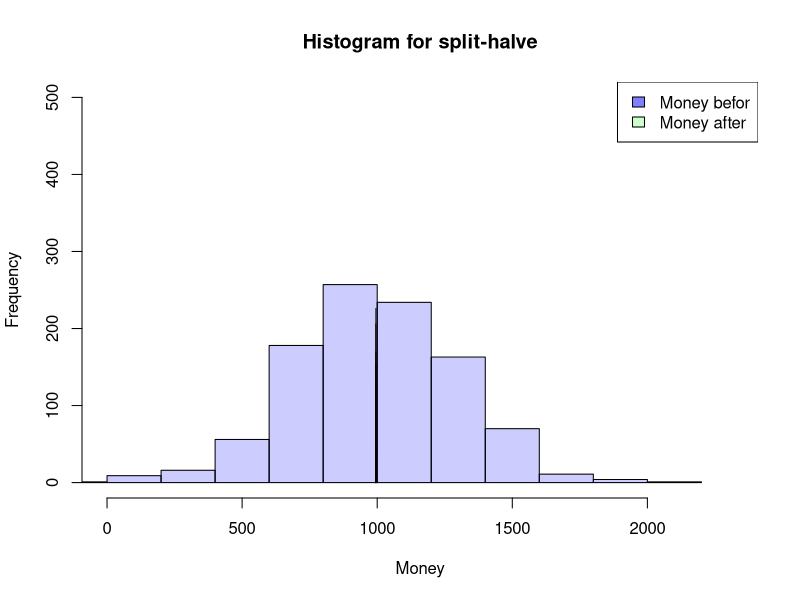
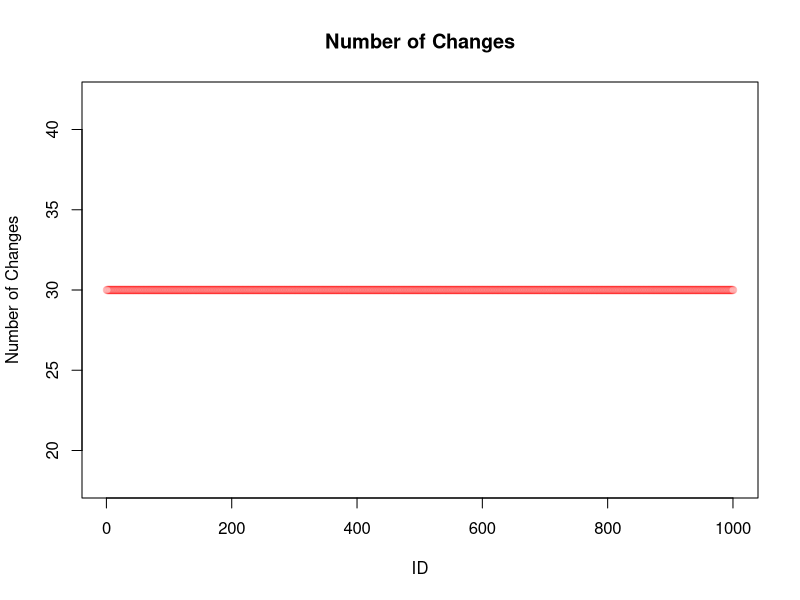
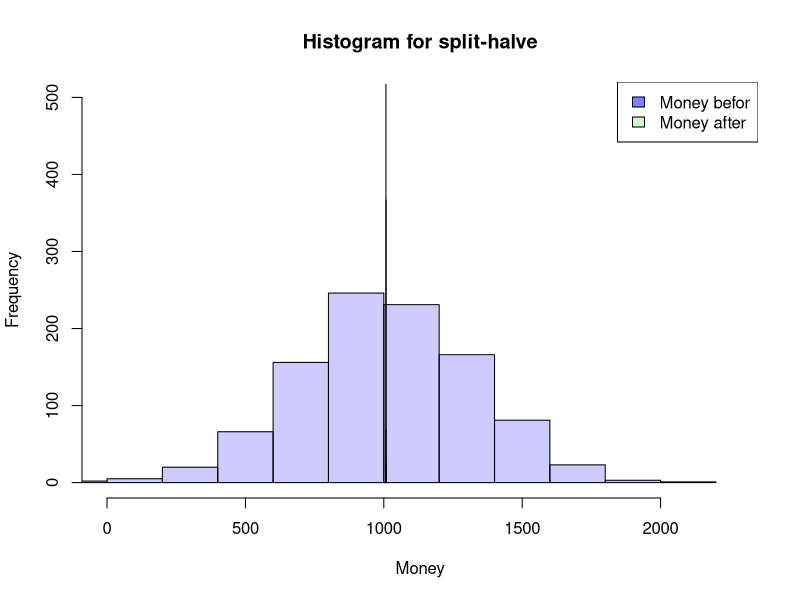
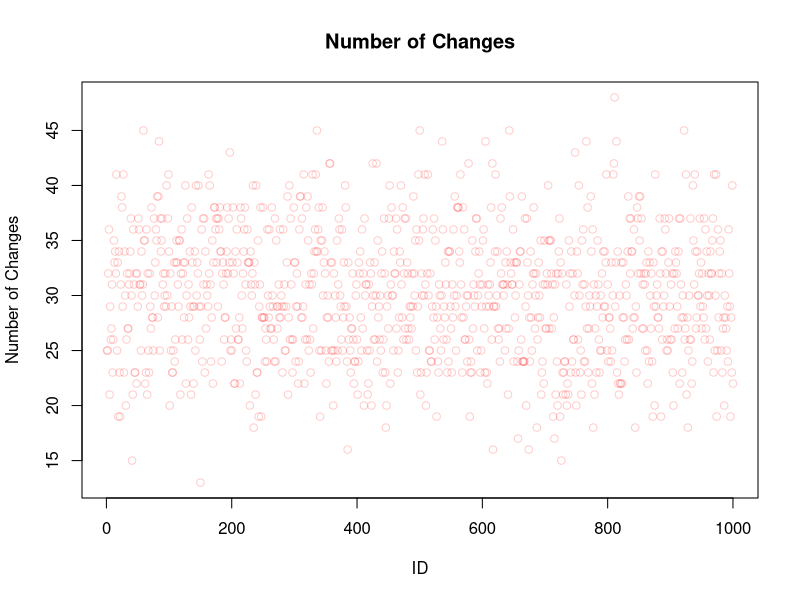
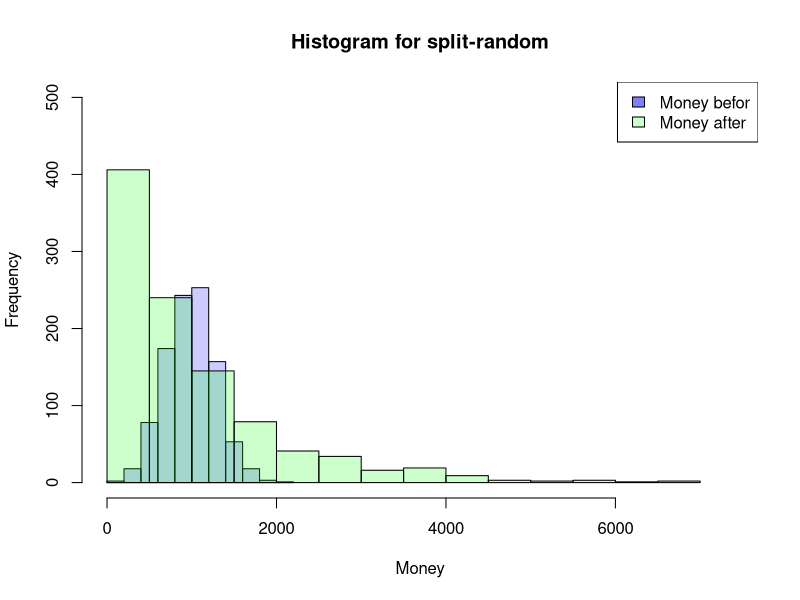
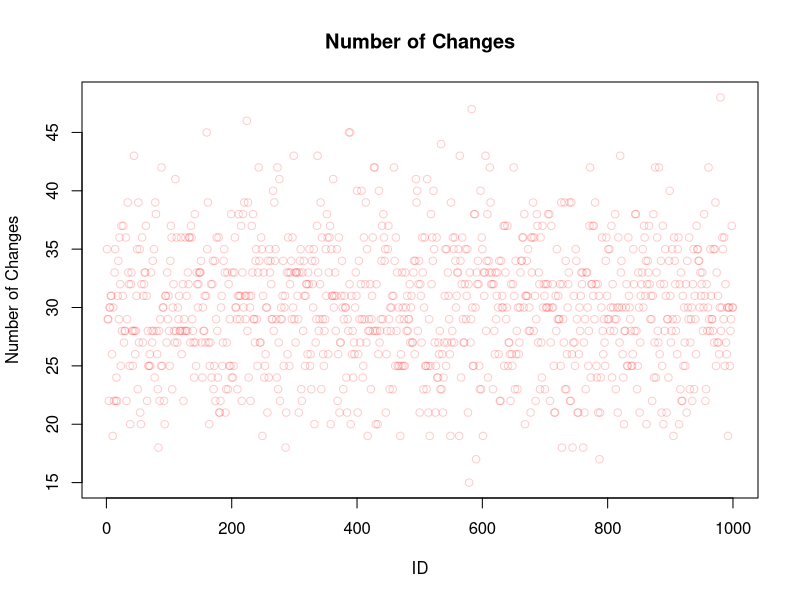
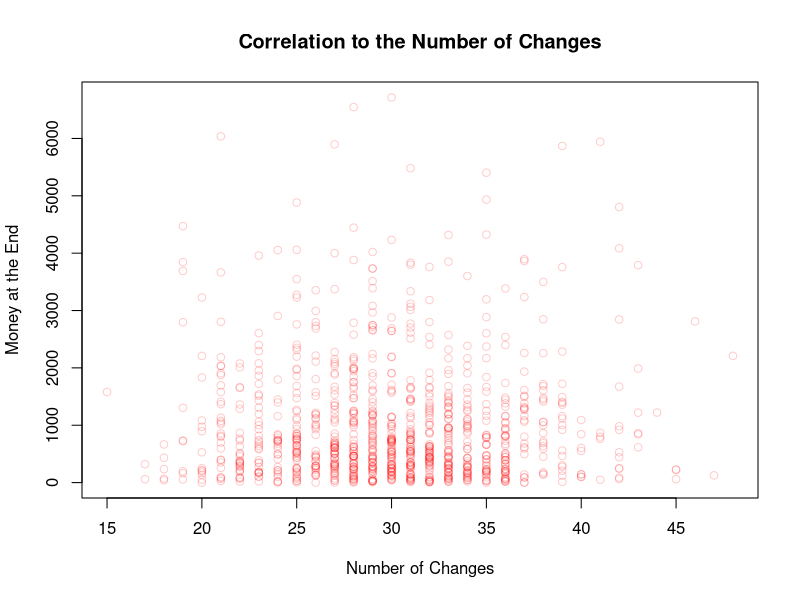
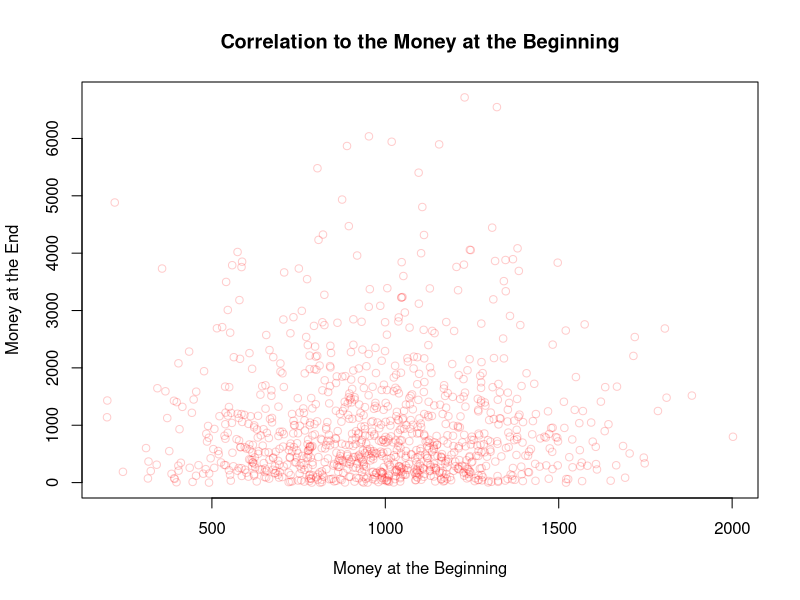

Reproduce these figures in R, in order.
## ---- chunk 1
SplitHalve <- function(nAgent,maxExchange,Money_mean=1000,Money_sd=300) {
  df <- data.frame(ID=seq(1,nAgent),
                   nE=0,
                   Ms=rnorm(nAgent, mean = Money_mean, sd = Money_sd),
                   MT=0,Me=0)
  df$Me <- df$Ms
  iE <- 1
  while (iE <= maxExchange) {
    df$MT <- df$Me
    rdf <- sample(df[df$nE < iE,"ID"], size=2)
    df[(df$ID == rdf[1] | df$ID == rdf[2]),"nE"] <-
      df[(df$ID == rdf[1] | df$ID == rdf[2]),"nE"]+1
    df[(df$ID == rdf[1] | df$ID == rdf[2]),"Me"] <-
      sum(df[(df$ID == rdf[1] | df$ID == rdf[2]),"MT"])/2
    if (NROW(df[df$nE < iE,"ID"]) < 2) {
      iE <- iE+1
      }
  }
  return(df)
}

## ---- chunk 2
df <- SplitHalve(1000,30)

summary(df)
hist(df$Ms, xlab="Money",main="Histogram for split-halve",
     col=rgb(0,0,1,0.2),
     xlim=c(0,max(c(df$Me,df$Ms)))*1.1,ylim=c(0,nrow(df)/2))
hist(df$Me, col=rgb(0,1,0,0.2),
     add=TRUE)
legend('topright', c('Money befor', 'Money after'),
       fill=c(rgb(0,0,1,0.5), rgb(0,1,0,0.2)))

plot(df$ID,df$nE,main="Number of Changes",
     xlab="ID",ylab="Number of Changes",
     col=rgb(1,0,0,0.2))

## ---- chunk 3
SplitHalve2 <- function(nAgent,maxExchange,Money_mean=1000,Money_sd=300) {
  df <- data.frame(ID=seq(1,nAgent),
                   nE=0,
                   Ms=rnorm(nAgent, mean = Money_mean, sd = Money_sd),
                   MT=0,Me=0)
  df$Me <- df$Ms
  iE <- 1
  while (iE <= maxExchange) {
    df$MT <- df$Me
    rdf <- sample(df$ID, size=2)
    df[(df$ID == rdf[1] | df$ID == rdf[2]),"nE"] <-
      df[(df$ID == rdf[1] | df$ID == rdf[2]),"nE"]+1
    df[(df$ID == rdf[1] | df$ID == rdf[2]),"Me"] <-
      sum(df[(df$ID == rdf[1] | df$ID == rdf[2]),"MT"])/2
    iE <- iE+1
  }
  return(df)
}
## ---- chunk 4
df <- SplitHalve2(1000,15000)

summary(df)
hist(df$Ms, xlab="Money",main="Histogram for split-halve",
     col=rgb(0,0,1,0.2),
     xlim=c(0,max(c(df$Me,df$Ms)))*1.1,ylim=c(0,nrow(df)/2))
hist(df$Me, col=rgb(0,1,0,0.2),
     add=TRUE)
legend('topright', c('Money befor', 'Money after'),
       fill=c(rgb(0,0,1,0.5), rgb(0,1,0,0.2)))

plot(df$ID,df$nE,main="Number of Changes",
     xlab="ID",ylab="Number of Changes",
     col=rgb(1,0,0,0.2))
## ---- chunk 5
SplitRandom <- function(nAgent,maxExchange,Money_mean=1000,Money_sd=300) {
  df <- data.frame(ID=seq(1,nAgent),
                   nE=0,
                   Ms=rnorm(nAgent, mean = Money_mean, sd = Money_sd),
                   MT=0,Me=0)
  df$Me <- df$Ms
  iE <- 1
  while (iE <= maxExchange) {
    df$MT <- df$Me
    rdf <- sample(df$ID, size=2)
    rds <- sample(0:100, size=1)/100
    df[(df$ID == rdf[1] | df$ID == rdf[2]),"nE"] <-
      df[(df$ID == rdf[1] | df$ID == rdf[2]),"nE"]+1
    df[(df$ID == rdf[1] | df$ID == rdf[2]),"Me"] <-
      sum(df[(df$ID == rdf[1] | df$ID == rdf[2]),"MT"])*c(rds,1-rds)
    iE <- iE+1
  }
  return(df)
}

## ---- chunk 6
df <- SplitRandom(1000,15000)

summary(df)
hist(df$Ms, xlab="Money",main="Histogram for split-random",
     col=rgb(0,0,1,0.2),
     xlim=c(0,max(c(df$Me,df$Ms)))*1.1,ylim=c(0,nrow(df)/2))
hist(df$Me, col=rgb(0,1,0,0.2),
     add=TRUE)
legend('topright', c('Money befor', 'Money after'),
       fill=c(rgb(0,0,1,0.5), rgb(0,1,0,0.2)))

plot(df$ID,df$nE,main="Number of Changes",
     xlab="ID",ylab="Number of Changes",
     col=rgb(1,0,0,0.2))
## ---- chunk 7
plot(df$nE,df$Me,main="Correlation to the Number of Changes",
     xlab="Number of Changes",ylab="Money at the End",
     col=rgb(1,0,0,0.2))

plot(df$Ms,df$Me,main="Correlation to the Money at the Beginning",
     xlab="Money at the Beginning",ylab="Money at the End",
     col=rgb(1,0,0,0.2))

plot(df$ID,df$Me,main="Correlation to the ID",
     xlab="ID",ylab="Money at the End",
     col=rgb(1,0,0,0.2))
## ---- chunk 8
SplitRandom2 <- function(nAgent,maxExchange,Money_mean=1000,Money_sd=300) {
  df <- data.frame(ID=seq(1,nAgent),
                   nE=0,
                   Ms=rnorm(nAgent, mean = Money_mean, sd = Money_sd),
                   MT=0,Me=0)
  df$Me <- df$Ms
  iE <- 1
  while (iE <= maxExchange) {
    df$MT <- df$Me
    rdf <- sample(df$ID, size=2)
    rds <- sample(30:70, size=1)/100
    df[(df$ID == rdf[1] | df$ID == rdf[2]),"nE"] <-
      df[(df$ID == rdf[1] | df$ID == rdf[2]),"nE"]+1
    df[(df$ID == rdf[1] | df$ID == rdf[2]),"Me"] <-
      sum(df[(df$ID == rdf[1] | df$ID == rdf[2]),"MT"])*c(rds,1-rds)
    iE <- iE+1
  }
  return(df)
}
## ---- chunk 9
df <- SplitRandom2(1000,15000)

summary(df)
hist(df$Ms, xlab="Money",main="Histogram for split-random (30%-70%)",
     col=rgb(0,0,1,0.2),
     xlim=c(0,max(c(df$Me,df$Ms)))*1.1,ylim=c(0,nrow(df)/2))
hist(df$Me, col=rgb(0,1,0,0.2),
     add=TRUE)
legend('topright', c('Money befor', 'Money after'),
       fill=c(rgb(0,0,1,0.5), rgb(0,1,0,0.2)))
## ---- chunk 10
SplitRandomR <- function(nAgent,maxExchange,Money_mean=1000,Money_sd=300) {
  df <- data.frame(ID=seq(1,nAgent),
                   nE=0,
                   Ms=rnorm(nAgent, mean = Money_mean, sd = Money_sd),
                   MT=0,Me=0)
  df$Me <- df$Ms
  iE <- 1
  while (iE <= maxExchange) {
    df$MT <- df$Me
    rdf <- sample(df[df$nE < iE,"ID"], size=2)
    rds <- sample(0:100, size=1)/100
    df[(df$ID == rdf[1] | df$ID == rdf[2]),"nE"] <-
      df[(df$ID == rdf[1] | df$ID == rdf[2]),"nE"]+1
    df[(df$ID == rdf[1] | df$ID == rdf[2]),"Me"] <-
      sum(df[(df$ID == rdf[1] | df$ID == rdf[2]),"MT"])*c(rds,1-rds)
    if (NROW(df[df$nE < iE,"ID"]) < 2) {
      iE <- iE+1
    }
  }
  return(df)
}
## ---- chunk 11
df <- SplitRandomR(1000,30)

summary(df)
hist(df$Ms, xlab="Money",main="Histogram for split-random Restricted",
     col=rgb(0,0,1,0.2),
     xlim=c(0,max(c(df$Me,df$Ms)))*1.1,ylim=c(0,nrow(df)/2))
hist(df$Me, col=rgb(0,1,0,0.2),
     add=TRUE)
legend('topright', c('Money befor', 'Money after'),
       fill=c(rgb(0,0,1,0.5), rgb(0,1,0,0.2)))

plot(df$ID,df$nE,main="Number of Changes",
     xlab="ID",ylab="Number of Changes",
     col=rgb(1,0,0,0.2))
